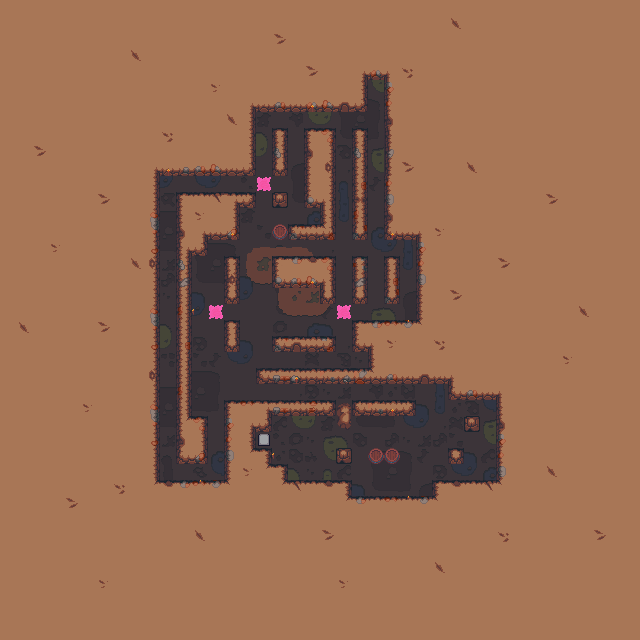

Rendered tile map (Tiled .tmx) drawn with the repository's tilesets; below, a short description and the map source with its tile grids summarised:
An orthogonal 40x40 tile map with 16x16 px tiles, 6 tile layers (Art_Bottom, Art_Bottom_Top, Art_Background, Art_Gameplay, ...), 1 hidden layer not drawn, 3 tilesets and 1 object (spawn).

<map version="1.2" tiledversion="1.2.3" orientation="orthogonal" renderorder="right-down" width="40" height="40" tilewidth="16" tileheight="16" infinite="0" backgroundcolor="#a87656" nextlayerid="16" nextobjectid="3">
 <tileset firstgid="1" source="tileset/GameplayTileset.tsx" />
 <tileset firstgid="33" source="tileset/SlimeCave.tsx" />
 <tileset firstgid="584" source="tileset/GameplayImages.tsx" />
 <layer id="9" name="Art_Bottom" width="40" height="40">
  <data>[1600 cells, 304 non-empty, 47 distinct tile ids]</data>
 </layer>
 <layer id="10" name="Art_Bottom_Top" width="40" height="40">
  <data>[1600 cells, 24 non-empty, 11 distinct tile ids]</data>
 </layer>
 <layer id="11" name="Art_Background" width="40" height="40">
  <data>[1600 cells, 216 non-empty, 69 distinct tile ids]</data>
 </layer>
 <layer id="12" name="Art_Gameplay" width="40" height="40">
  <data>[1600 cells, 4 non-empty, 2 distinct tile ids]</data>
 </layer>
 <layer id="13" name="SlimeCover" width="40" height="40">
  <data>[1600 cells, 0 non-empty, 0 distinct tile ids]</data>
 </layer>
 <layer id="14" name="Art_Foreground" width="40" height="40">
  <data>[1600 cells, 52 non-empty, 8 distinct tile ids]</data>
 </layer>
 <layer id="15" name="Gameplay" width="40" height="40" visible="0" opacity="0.16">
  <data>[1600 cells, 229 non-empty, 5 distinct tile ids]</data>
 </layer>
 <objectgroup id="2" name="Properties">
  <object id="1" name="spawn" x="208" y="432" width="16" height="16" />
 </objectgroup>
</map>
